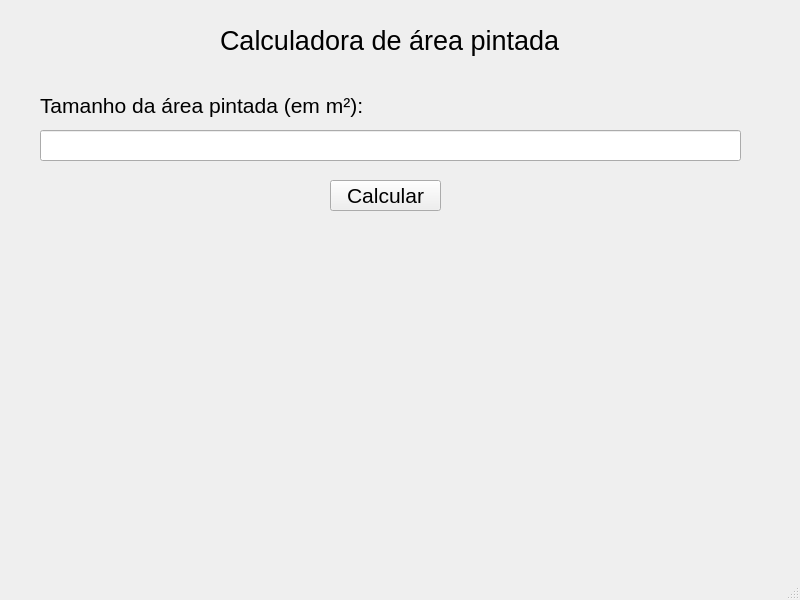
<?xml version="1.0" encoding="UTF-8"?>
<ui version="4.0">
 <class>MainWindow</class>
 <widget class="QMainWindow" name="MainWindow">
  <property name="geometry">
   <rect>
    <x>0</x>
    <y>0</y>
    <width>800</width>
    <height>600</height>
   </rect>
  </property>
  <property name="windowTitle">
   <string>MainWindow</string>
  </property>
  <widget class="QWidget" name="centralwidget">
   <widget class="QLabel" name="label">
    <property name="geometry">
     <rect>
      <x>220</x>
      <y>20</y>
      <width>341</width>
      <height>41</height>
     </rect>
    </property>
    <property name="font">
     <font>
      <pointsize>20</pointsize>
     </font>
    </property>
    <property name="text">
     <string>Calculadora de área pintada</string>
    </property>
   </widget>
   <widget class="QLabel" name="label_2">
    <property name="geometry">
     <rect>
      <x>40</x>
      <y>90</y>
      <width>341</width>
      <height>31</height>
     </rect>
    </property>
    <property name="font">
     <font>
      <pointsize>16</pointsize>
     </font>
    </property>
    <property name="text">
     <string>Tamanho da área pintada (em m²):</string>
    </property>
   </widget>
   <widget class="QLineEdit" name="lineEdit">
    <property name="geometry">
     <rect>
      <x>40</x>
      <y>130</y>
      <width>701</width>
      <height>31</height>
     </rect>
    </property>
    <property name="font">
     <font>
      <pointsize>16</pointsize>
     </font>
    </property>
   </widget>
   <widget class="QPushButton" name="pushButton">
    <property name="geometry">
     <rect>
      <x>330</x>
      <y>180</y>
      <width>111</width>
      <height>31</height>
     </rect>
    </property>
    <property name="font">
     <font>
      <pointsize>16</pointsize>
     </font>
    </property>
    <property name="text">
     <string>Calcular</string>
    </property>
   </widget>
   <widget class="QLabel" name="label_3">
    <property name="geometry">
     <rect>
      <x>60</x>
      <y>240</y>
      <width>651</width>
      <height>281</height>
     </rect>
    </property>
    <property name="font">
     <font>
      <pointsize>16</pointsize>
     </font>
    </property>
    <property name="text">
     <string/>
    </property>
    <property name="wordWrap">
     <bool>true</bool>
    </property>
   </widget>
  </widget>
  <widget class="QMenuBar" name="menubar">
   <property name="geometry">
    <rect>
     <x>0</x>
     <y>0</y>
     <width>800</width>
     <height>21</height>
    </rect>
   </property>
  </widget>
  <widget class="QStatusBar" name="statusbar"/>
 </widget>
 <resources/>
 <connections/>
</ui>
